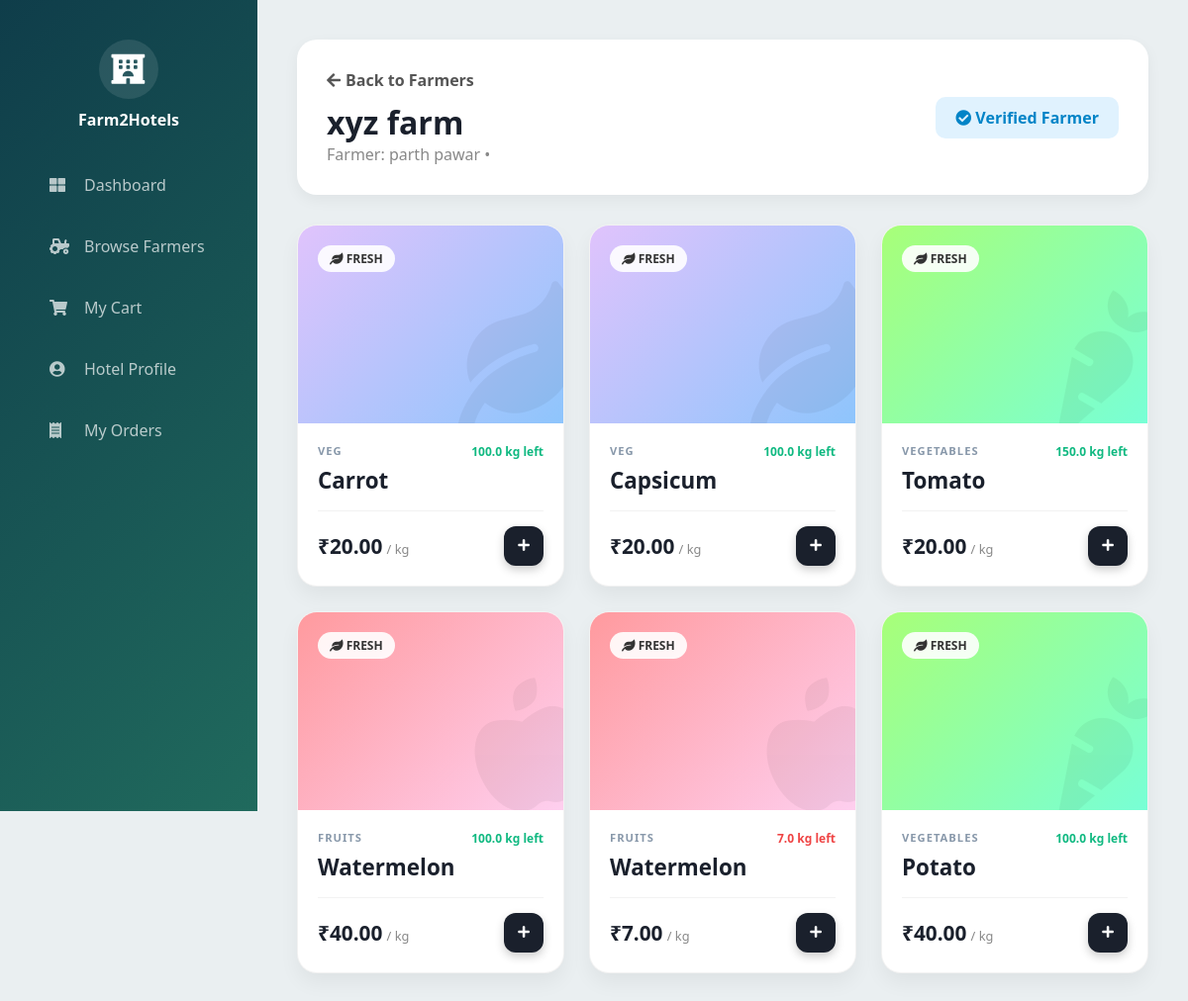
Page /pages/farmer-products/1/ (signed in) on the committed database.
### pages/models.py (models this page shows, shortened)
class Farmer(models.Model):
    user = models.OneToOneField(User, on_delete=models.CASCADE)
    full_name = models.CharField(max_length=100)
    farm_name = models.CharField(max_length=100) # View saves 'entity_name' here
    phone = models.CharField(max_length=15)
    email = models.EmailField(default="True")
    password = models.CharField(max_length=100, default="True")

class Product(models.Model):
    CATEGORY_CHOICES = (('Veg', 'Vegetables'), ('Fruit', 'Fruits'), ('Grain', 'Grains'), ('Dairy', 'Dairy'))
    farmer = models.ForeignKey(User, on_delete=models.CASCADE, related_name='products', default="True")
    name = models.CharField(max_length=100)
    category = models.CharField(max_length=50, choices=CATEGORY_CHOICES, default='')
    price_per_kg = models.DecimalField(max_digits=10, decimal_places=2, default=0.00)
    quantity_available = models.FloatField(default=0.0) # in kg
    is_active = models.BooleanField(default=True) # Admin can hide product

### pages/views.py (the view)
# urls.py: path('farmer-products/<int:farmer_id>/', farmer_products_view, name='farmer_products'),
@login_required
def farmer_products_view(request, farmer_id):
    farmer_profile = get_object_or_404(Farmer, id=farmer_id)
    products = Product.objects.filter(farmer=farmer_profile.user)
    context = {
        'farmer': farmer_profile,
        'products': products
    }
    return render(request, 'pages/farmer_products.html', context)

### pages/templates/pages/farmer_products.html (shortened to what this page needs)
<!DOCTYPE html>
<html lang="en">
<head>
    <link rel="stylesheet" href="https://cdnjs.cloudflare.com/ajax/libs/font-awesome/5.15.4/css/all.min.css">
</head>
<body>
    <div class="sidebar">
        <div class="brand-logo">
            <div class="logo-icon"><i class="fas fa-hotel"></i></div>
            <h4 class="font-weight-bold" style="margin: 0;">Farm2Hotels</h4>
        </div>
        <nav>
            <a href="{% url 'hotel_dashboard' %}"><i class="fas fa-th-large"></i> Dashboard</a>
            <a href="{% url 'browse_farmer' %}"><i class="fas fa-tractor"></i> Browse Farmers</a>
            <a href="{% url 'my_cart' %}"><i class="fas fa-shopping-cart"></i> My Cart</a>
            <a href="{% url 'hotel_profile' %}"><i class="fas fa-user-circle"></i> Hotel Profile</a>
            <a href="{% url 'orders' %}"><i class="fas fa-receipt"></i> My Orders</a>
        </nav>
    </div>
    <div class="main-content">
        <div class="farm-header">
            <div>
                <a href="{% url 'browse_farmer' %}" class="back-btn"><i class="fas fa-arrow-left"></i> Back to Farmers</a>
                <h1 style="margin: 10px 0 0 0; font-weight: 800;">{{ farmer.farm_name }}</h1>
                <p style="color: #888; margin: 0;">Farmer: {{ farmer.full_name }} • {{ farmer.address }}</p>
            </div>
            <div style="text-align: right;">
                <div style="background: #e0f2fe; color: #0284c7; padding: 10px 20px; border-radius: 10px; font-weight: bold;">
                    <i class="fas fa-check-circle"></i> Verified Farmer
                </div>
            </div>
        </div>
        {% if products %}
        <div class="product-grid">
            {% for product in products %}
            <div class="product-card">
                <div class="p-visual-header
                    {% if product.category == 'Vegetables' %} bg-veg
                    {% elif product.category == 'Fruits' %} bg-fruit
                    {% elif product.category == 'Grains' %} bg-grain
                    {% else %} bg-default {% endif %}">
                    <div class="fresh-badge"><i class="fas fa-leaf"></i> FRESH</div>
                    <div class="watermark-icon">
                        {% if product.category == 'Vegetables' %} <i class="fas fa-carrot"></i>
                        {% elif product.category == 'Fruits' %} <i class="fas fa-apple-alt"></i>
                        {% elif product.category == 'Grains' %} <i class="fas fa-wheat"></i>
                        {% else %} <i class="fas fa-leaf"></i> {% endif %}
                    </div>
                </div>
                <div class="p-body">
                    <div style="display: flex; justify-content: space-between;">
                        <span class="p-cat">{{ product.category }}</span>
                        <span style="font-size: 0.75rem; font-weight: 700; color: {% if product.quantity_available < 10 %}#ef4444{% else %}#10b981{% endif %};">
                            {{ product.quantity_available }} kg left
                        </span>
                    </div>
                    <h4 class="p-title">{{ product.name }}</h4>
                    <div class="p-price-row">
                        <div>
                            <span class="p-price">₹{{ product.price_per_kg }}</span>
                            <span style="font-size:0.8rem; color:#888;">/ {{ product.unit|default:"kg" }}</span>
                        </div>
                        <button class="btn-add" title="Add to Cart" onclick="addToCart({{ product.id }})">
                            <i class="fas fa-plus"></i>
                        </button>
                    </div>
                </div>
            </div>
            {% endfor %}
        </div>
        {% else %}
        <div style="text-align: center; padding: 50px; border: 2px dashed #ccc; border-radius: 20px;">
            <h3>No produce listed yet</h3>
            <p>This farmer has not added any products to the market.</p>
        </div>
        {% endif %}
    </div>
</body>
</html>

### pages/templates/pages/farmer_products.html (style rules this page uses)
:root { --primary-green: #2ecc71; --sidebar-gradient: linear-gradient(135deg, #0f3d4a 0%, #206a5d 100%); --sidebar-width: 260px; --bg-body: #eaeff1; --bg-card: #ffffff; --text-main: #1a202c; --text-muted: #8898aa; --border-color: rgba(0,0,0,0.05); }
body { background-color: var(--bg-body); font-family: 'Segoe UI', Roboto, sans-serif; color: var(--text-main); margin: 0; }
.sidebar { height: 100vh; width: var(--sidebar-width); position: fixed; top: 0; left: 0; background: var(--sidebar-gradient); color: white; padding-top: 20px; }
.brand-logo { text-align: center; padding: 20px; }
.logo-icon { font-size: 30px; background: rgba(255,255,255,0.1); width: 60px; height: 60px; line-height: 60px; border-radius: 50%; margin: 0 auto 10px auto; display: block; }
.sidebar a { padding: 16px 30px; display: flex; align-items: center; color: rgba(255,255,255,0.7); text-decoration: none; margin: 8px 20px; border-radius: 50px; font-weight: 500; transition: 0.3s; }
.sidebar i { width: 25px; margin-right: 10px; }
.main-content { margin-left: var(--sidebar-width); padding: 40px; }
.farm-header { background: white; padding: 30px; border-radius: 20px; box-shadow: 0 5px 15px rgba(0,0,0,0.05); display: flex; align-items: center; justify-content: space-between; margin-bottom: 30px; }
.back-btn { text-decoration: none; color: #555; font-weight: 600; display: flex; align-items: center; gap: 5px; }
.product-grid { display: grid; grid-template-columns: repeat(auto-fill, minmax(260px, 1fr)); gap: 25px; }
.product-card { background: var(--bg-card); border-radius: 20px; overflow: hidden; box-shadow: 0 10px 20px rgba(0,0,0,0.05); border: 1px solid var(--border-color); transition: transform 0.3s; position: relative; }
.p-visual-header { height: 160px; position: relative; padding: 20px; display: flex; flex-direction: column; justify-content: space-between; overflow: hidden; }
.bg-veg { background: linear-gradient(135deg, #a8ff78 0%, #78ffd6 100%); }
.bg-fruit { background: linear-gradient(135deg, #FF9A9E 0%, #FECFEF 100%); }
.bg-default { background: linear-gradient(135deg, #e0c3fc 0%, #8ec5fc 100%); }
.watermark-icon { position: absolute; bottom: -20px; right: -20px; font-size: 8rem; opacity: 0.25; transform: rotate(-15deg); color: rgba(0,0,0,0.2); }
.fresh-badge { background: rgba(255,255,255,0.9); color: #333; padding: 5px 12px; border-radius: 20px; font-size: 0.75rem; font-weight: 800; width: fit-content; z-index: 2; }
.p-body { padding: 20px; }
.p-cat { font-size: 0.7rem; text-transform: uppercase; color: var(--text-muted); font-weight: 700; letter-spacing: 1px; }
.p-title { font-size: 1.4rem; font-weight: 800; margin: 5px 0; color: var(--text-main); }
.p-price-row { display: flex; justify-content: space-between; align-items: center; margin-top: 15px; border-top: 1px solid var(--border-color); padding-top: 15px; }
.p-price { font-size: 1.3rem; font-weight: 800; color: var(--text-main); }
.btn-add { background: var(--text-main); color: var(--bg-card); border: none; width: 40px; height: 40px; border-radius: 12px; cursor: pointer; display: flex; align-items: center; justify-content: center; transition: 0.2s; box-shadow: 0 4px 10px rgba(0,0,0,0.2); }

### rows in the picture
Farmer: farm_name "xyz farm", full_name "parth pawar"
Product: category "VEG", quantity_available "100.0", name "Carrot", price_per_kg "20.00", unit "kg"
Product: category "VEG", quantity_available "100.0", name "Capsicum", price_per_kg "20.00", unit "kg"
Product: category "VEGETABLES", quantity_available "150.0", name "Tomato", price_per_kg "20.00", unit "kg"
Product: category "FRUITS", quantity_available "100.0", name "Watermelon", price_per_kg "40.00", unit "kg"
Product: category "FRUITS", quantity_available "7.0", name "Watermelon", price_per_kg "7.00", unit "kg"
Product: category "VEGETABLES", quantity_available "100.0", name "Potato", price_per_kg "40.00", unit "kg"
